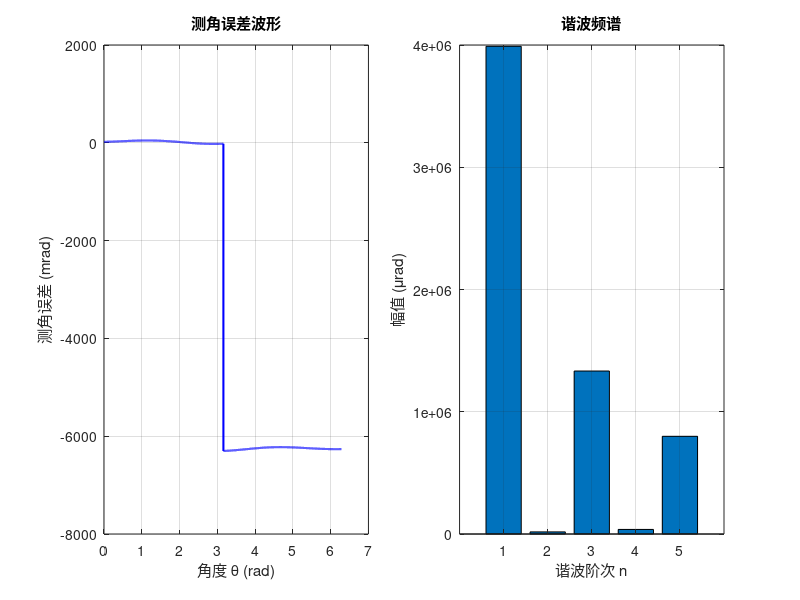

The MATLAB source for this figure:
% 位置传感器测角误差谐波分析（数值方法，避免符号积分卡死）
% 参数：gs, gc - sin/cos 增益误差; os, oc - 偏置; phi - 正交误差

clear; clc;

% 设定参数数值（可修改）
gs_val = 0.05;      % sin 增益误差 5%
gc_val = 0.03;      % cos 增益误差 3%
os_val = 0.02;      % sin 偏置
oc_val = 0.01;      % cos 偏置
phi_val = 0.05;     % 正交误差 0.05 rad (~2.9°)

% theta 从 0 到 2π，采样 10000 点
theta = linspace(0, 2*pi, 10000)';

% 信号模型
s = (1 + gs_val)*sin(theta) + os_val;
c = (1 + gc_val)*cos(theta + phi_val) + oc_val;

% 测得角
phimeas = atan2(s, c);

% 真实角
phitrue = theta;

% 误差
err = phimeas - phitrue;

% 用 FFT 计算谐波系数（直流分量和前 N 个谐波）
N = 5;  % 计算前 5 阶谐波
fft_err = fft(err);
fft_len = length(err);

% 计算傅里叶系数（实部和虚部对应 cos 和 sin）
A0 = 2*real(fft_err(1))/fft_len;  % 直流项
An = zeros(N, 1);
Bn = zeros(N, 1);
for n = 1:N
    An(n) = 2*real(fft_err(n+1))/fft_len;
    Bn(n) = -2*imag(fft_err(n+1))/fft_len;
end

% 输出结果
fprintf('=== 位置传感器测角误差谐波分析 ===\n');
fprintf('参数设置：gs=%.4f, gc=%.4f, os=%.4f, oc=%.4f, phi=%.4f\n\n', ...
    gs_val, gc_val, os_val, oc_val, phi_val);

fprintf('直流项 A0 = %.6e\n\n', A0);

fprintf('谐波系数表：\n');
fprintf('n\t An (cos)\t Bn (sin)\t 幅值\t 相位(rad)\n');
fprintf('--\t --------\t --------\t -----\t ---------\n');
for n = 1:N
    mag = sqrt(An(n)^2 + Bn(n)^2);
    phase = atan2(Bn(n), An(n));
    fprintf('%d\t %.6e\t %.6e\t %.6e\t %.6e\n', n, An(n), Bn(n), mag, phase);
end

% 判定主要谐波
fprintf('\n=== 主要谐波分量 ===\n');
mag_threshold = max(sqrt(An.^2 + Bn.^2)) * 0.01;  % 取最大幅值的 1% 作为阈值
for n = 1:N
    mag = sqrt(An(n)^2 + Bn(n)^2);
    if mag > mag_threshold
        fprintf('第 %d 阶谐波存在（幅值=%.6e）\n', n, mag);
    end
end

% 绘制误差波形和频谱
figure('Position', [100 100 1200 400]);

subplot(1,2,1);
plot(theta, err*1e3, 'b', 'LineWidth', 1.5);
xlabel('角度 θ (rad)'); ylabel('测角误差 (mrad)');
title('测角误差波形');
grid on;

subplot(1,2,2);
harmonics = 1:N;
mag_vals = sqrt(An.^2 + Bn.^2);
bar(harmonics, mag_vals*1e6);
xlabel('谐波阶次 n'); ylabel('幅值 (μrad)');
title('谐波频谱');
grid on;

fprintf('\n已绘制误差波形和频谱。\n');
